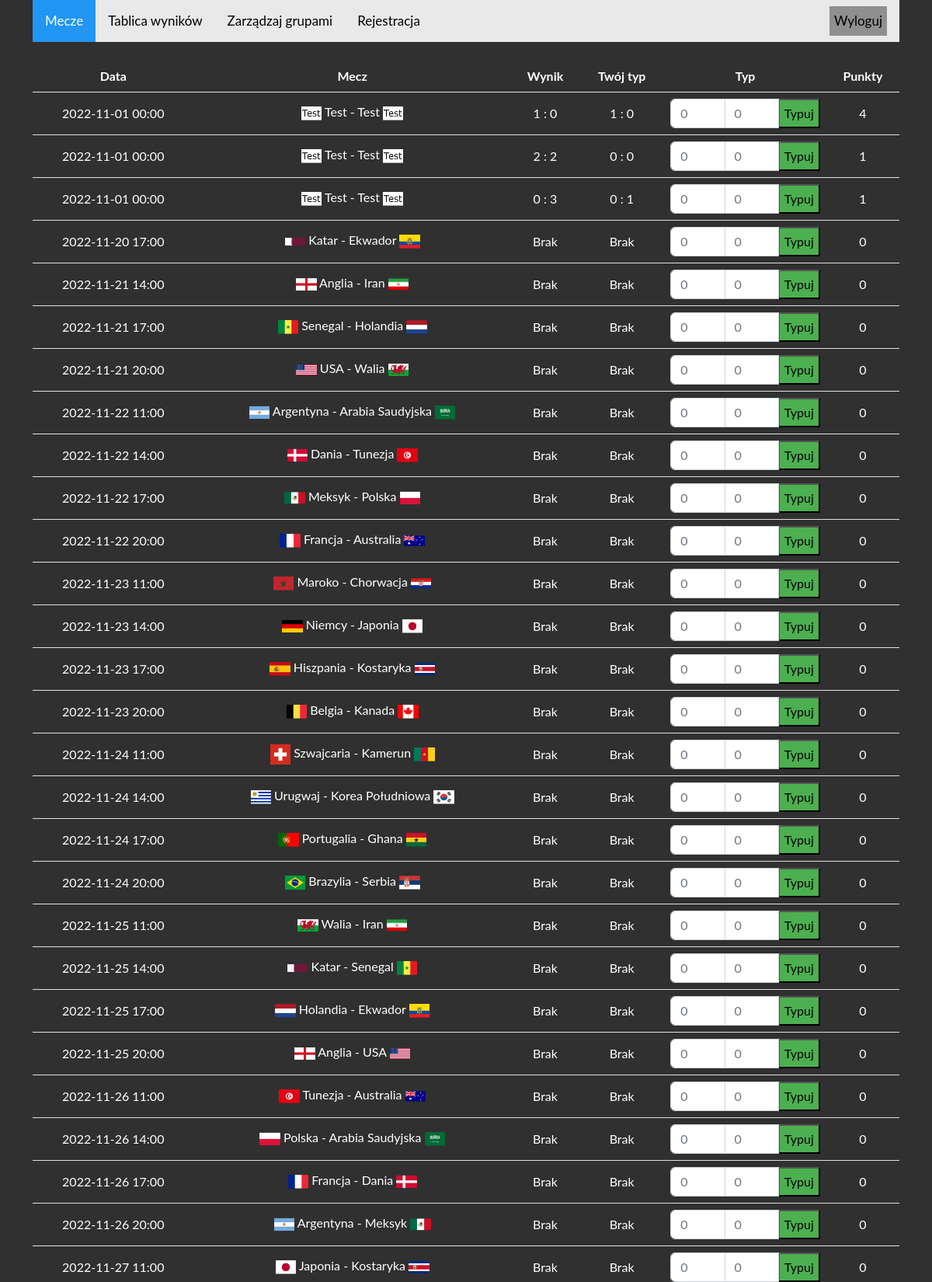
The page / (signed in, upper part) on the database its author committed.
### tables this page shows
CREATE TABLE bets (
login varchar(100),
id_match integer,
home_score integer,
away_score integer);

CREATE TABLE matches (
id integer PRIMARY KEY AUTOINCREMENT,
date date NOT NULL,
home text NOT NULL,
away text NOT NULL
, home_score int, away_score int);

### app.py (the view)
@app.route('/')
def index():
    if not 'user' in session:
        flash('Nie jesteś zalogowany')
        return redirect(url_for('signup'))
    db = get_db()
    query  = """
    select
        t.*,
        --case when date > DATETIME('now') then 1 else 0 end as dostepny,
        1 as dostepny,
        case when t.result = t.result_bet then 1 else 0 end +
        case when (t.home_score = t.home_score_bet)
            and (t.away_score = t.away_score_bet) then 3 else 0 end
        as points

    from	(select
            m.*,
            case
                when m.home_score = m.away_score then 0
                when m.home_score > m.away_score then 1
                when m.home_score < m.away_score then 2
            end result,

            b.home_score as home_score_bet,
            b.away_score as away_score_bet,

            case
                when b.home_score = b.away_score then 0
                when b.home_score > b.away_score then 1
                when b.home_score < b.away_score then 2
            end result_bet

        from matches m

        left join bets b
            on m.id = b.id_match
            and b.login = ?) t
    order by date asc
    """
    c = db.execute(query, [session['user']])
    matches = c.fetchall()
    return render_template('index.html', matches=matches)

### app.py (called while the page is built)
def get_db():
    if not hasattr(g, 'sqlite_db'):
        conn = sqlite3.connect(app_info['db_file'])
        conn.row_factory = sqlite3.Row
        g.sqlite_db = conn
    return g.sqlite_db

### templates/index.html
{% extends "base.html" %}
{% block content %}
<table class="table">
    <thead>
    <tr>
    <th scope="col">Data</th>
    <th scope="col">Mecz</th>
    <th scope="col">Wynik</th>
    <th scope="col">Twój typ</th>
    <th scope="col">Typ</th>
    <th scope="col">Punkty</th>
    </tr>
    </thead>
    <tbody>
    {% for m in matches %}
    <tr>
    <td class="td_color">{{ m.date[:-3] }}</td>
    <td>
        <img style="height:80%;" src={{ "/static/flags/" + m.home.replace(' ','_') + ".png" }} />
        {{ m.home + " - " + m.away  }}
        <img style="height:80%;" src={{ "/static/flags/" + m.away.replace(' ','_')  + ".png" }} />
    </td>
    {% if m.home_score is not none %}
    <td>{{ m.home_score|string + " : " + m.away_score|string }}</td>
    {% else %}
    <td>{{ "Brak" }}</td>
    {% endif %}
    {% if m.home_score_bet is not none %}
    <td>{{ m.home_score_bet|string + " : " + m.away_score_bet|string }}</td>
    {% else %}
    <td>{{ "Brak" }}</td>
    {% endif %}
    <td>
        {% if m.dostepny == 1 %}
        <form method="POST" action={{ url_for('typuj_mecz', match_id=m.id) }}>
            <div class="input-group">
                <input class="form-control input-sm" style="width:40px;" type="number" min="0" max="99" placeholder="0" name="home_score">
                <input class="form-control input-sm" style="width:40px;" type="number" min="0" max="99" placeholder="0" name="away_score">
                <button class="typuj_button" type="submit">Typuj</button>
            </div>
        </form>
        {% endif %}
    </td>
    <td>{{ m.points }}</td>
    </tr>
    {% endfor %}
    </tbody>
</table>
{% endblock %}

### templates/base.html (shortened to what this page needs)
<!doctype html>
<html lang="en">
    <head>
        <link href="https://cdn.jsdelivr.net/npm/bootstrap@5.2.2/dist/css/bootstrap.min.css" rel="stylesheet">
        <link rel= "stylesheet" type= "text/css" href= "{{ url_for('static',filename='styles/style.css') }}">
    </head>
    <body>
        <div class="container">
        {% include "navbar.html" %}
        <br>
        {% block content %}
        {% endblock %}
        </div>
    </body>
</html>

### templates/navbar.html
<div class="topnav">
    <a class="active" href="{{ url_for('index') }}">Mecze</a>
    <a href="{{ url_for('leaderboard') }}">Tablica wyników</a>
    <a href="{{ url_for('groups') }}">Zarządzaj grupami</a>
    <a href="{{ url_for('signup') }}">Rejestracja</a>
    <div class="login-container">
      {% if 'user' in session %}
      <form method="POST" action={{ url_for('logout') }}>
        <button type="submit">Wyloguj</button>
      </form>
      {% else %}
      <form method="POST" action={{ url_for('login') }}>
        <input type="text" placeholder="Login" name="login">
        <input type="password" placeholder="Hasło" name="psw">
        <button type="submit">Zaloguj</button>
      </form>
      {% endif %}
    </div>
  </div>

### static/styles/style.css (style rules this page uses)
body { background: #303030; color: #ffffff; font-family: 'Lato', sans-serif; }
.table { color: #ffffff; margin: auto; text-align: center; vertical-align: middle; }
.table td { height: 50px; }
.container { background-color: #303030; }
.typuj_button { background-color: #4CAF50; }
* { box-sizing: border-box; }
.topnav { overflow: hidden; background-color: #e9e9e9; }
.topnav a { float: left; display: block; color: black; text-align: center; padding: 14px 16px; text-decoration: none; font-size: 17px; }
.topnav a.active { background-color: #2196F3; color: white; }
.topnav .login-container { float: right; }
.topnav .login-container button { float: right; padding: 6px; margin-top: 8px; margin-right: 16px; margin-left: 4px; background: #8f8f8f;; font-size: 17px; border: none; cursor: pointer; }

### rows shown on the page
bets: date "2022-11-01 00:00", home (picture), away "Test - Test", away (picture), home_score "1 : 0", home_score_bet "1 : 0", points "4"
bets: date "2022-11-01 00:00", home (picture), away "Test - Test", away (picture), home_score "2 : 2", home_score_bet "0 : 0", points "1"
bets: date "2022-11-01 00:00", home (picture), away "Test - Test", away (picture), home_score "0 : 3", home_score_bet "0 : 1", points "1"
matches: date "2022-11-20 17:00", home (picture), home+away "Katar - Ekwador", away (picture), value "Brak", points "0"
matches: date "2022-11-21 14:00", home (picture), home+away "Anglia - Iran", away (picture), value "Brak", points "0"
matches: date "2022-11-21 17:00", home (picture), home+away "Senegal - Holandia", away (picture), value "Brak", points "0"
matches: date "2022-11-21 20:00", shows a picture, home+away "USA - Walia", away (picture), value "Brak", points "0"
matches: date "2022-11-22 11:00", home (picture), home+away "Argentyna - Arabia Saudyjska", value "Brak", points "0"
matches: date "2022-11-22 14:00", home (picture), home+away "Dania - Tunezja", away (picture), value "Brak", points "0"
matches: date "2022-11-22 17:00", home (picture), home+away "Meksyk - Polska", away (picture), value "Brak", points "0"
matches: date "2022-11-22 20:00", home (picture), home+away "Francja - Australia", away (picture), value "Brak", points "0"
matches: date "2022-11-23 11:00", home (picture), home+away "Maroko - Chorwacja", away (picture), value "Brak", points "0"
matches: date "2022-11-23 14:00", home (picture), home+away "Niemcy - Japonia", away (picture), value "Brak", points "0"
matches: date "2022-11-23 17:00", home (picture), home+away "Hiszpania - Kostaryka", away (picture), value "Brak", points "0"
matches: date "2022-11-23 20:00", home (picture), home+away "Belgia - Kanada", away (picture), value "Brak", points "0"
matches: date "2022-11-24 11:00", home (picture), home+away "Szwajcaria - Kamerun", away (picture), value "Brak", points "0"
matches: date "2022-11-24 14:00", home (picture), home+away "Urugwaj - Korea Południowa", shows a picture, value "Brak", points "0"
matches: date "2022-11-24 17:00", home (picture), home+away "Portugalia - Ghana", away (picture), value "Brak", points "0"
matches: date "2022-11-24 20:00", home (picture), home+away "Brazylia - Serbia", away (picture), value "Brak", points "0"
matches: date "2022-11-25 11:00", home (picture), home+away "Walia - Iran", away (picture), value "Brak", points "0"
matches: date "2022-11-25 14:00", home (picture), home+away "Katar - Senegal", away (picture), value "Brak", points "0"
matches: date "2022-11-25 17:00", home (picture), home+away "Holandia - Ekwador", away (picture), value "Brak", points "0"
matches: date "2022-11-25 20:00", home (picture), home+away "Anglia - USA", shows a picture, value "Brak", points "0"
matches: date "2022-11-26 11:00", home (picture), home+away "Tunezja - Australia", away (picture), value "Brak", points "0"
matches: date "2022-11-26 14:00", home (picture), home+away "Polska - Arabia Saudyjska", value "Brak", points "0"
matches: date "2022-11-26 17:00", home (picture), home+away "Francja - Dania", away (picture), value "Brak", points "0"
matches: date "2022-11-26 20:00", home (picture), home+away "Argentyna - Meksyk", away (picture), value "Brak", points "0"
matches: date "2022-11-27 11:00", home (picture), home+away "Japonia - Kostaryka", away (picture), value "Brak", points "0"
